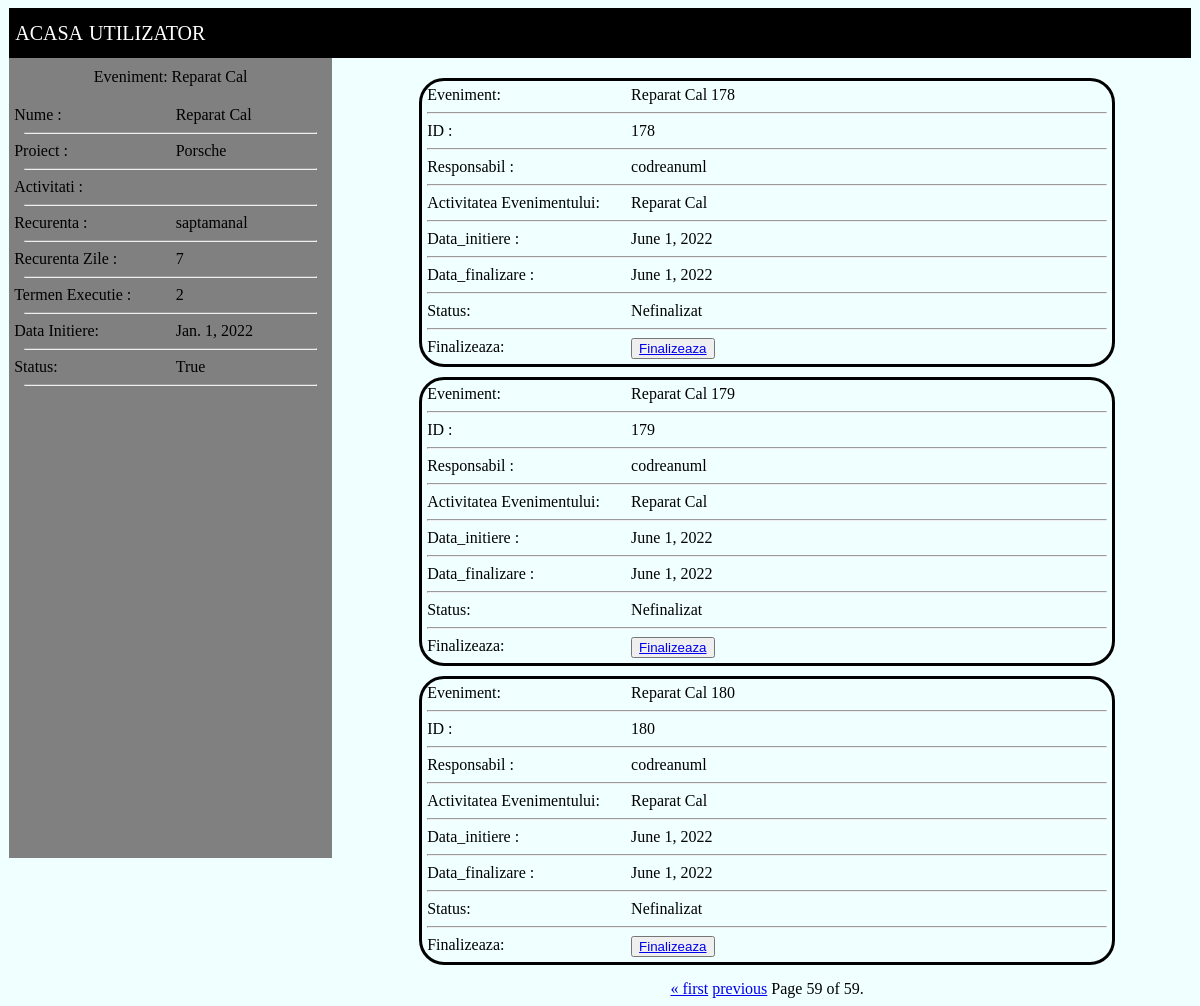
Page /events/eveniment_template/2/?page=59 (signed in) on the committed database.
### EVENTS/models.py (models this page shows)
class Eveniment_Template(models.Model):
	nume = models.CharField(max_length=100)
	proiect=models.ForeignKey(Proiect,related_name='evenimente',on_delete=models.CASCADE)
	activitati_necesare=models.TextField(max_length=300)
	CHOICES=[('saptamanal', 'saptamanal') , ('lunar','lunar') , ('anual','anual') , ('2ani','2ani') ]
	recurenenta=models.CharField(choices=CHOICES,max_length=100)
	recurenenta_zile=models.IntegerField()
	zile_executie=models.IntegerField()
	an_choice=[(2022,2022),(2023,2023),(2024,2024),(2025,2025),(2026,2026),]
	luna_choice=[(1,1),(2,2),(3,3),(4,4),(5,5),(6,6),(7,7),(8,8),(9,9),(10,10),(11,11),(12,12)]
	zi_choice=[(1,1),(2,2),(3,3),(4,4),(5,5),(6,6),(7,7),(8,8),(9,9),(10,10),(11,11),(12,12),(13,13),(14,14),(15,15),(16,16),(17,17),(18,18),(19,19),(20,20),(21,21),(22,22),(23,23),(24,24),(25,25),(26,26),(27,27),(28,28)]
	an_incepere=models.IntegerField(choices=an_choice)
	luna_incepere=models.IntegerField(choices=luna_choice)
	zi_incepere=models.IntegerField(choices=zi_choice)
	data_initiere=models.DateField(null=True)
	status=models.BooleanField()
	def __str__(self):
		return self.nume

class Eveniment(models.Model):
	responsabil=models.ForeignKey(User,related_name='eveniment_inst',on_delete=models.CASCADE)
	eveniment_template=models.ForeignKey(Eveniment_Template,related_name='eveniment_obj',on_delete=models.CASCADE)
	data_initiere=models.DateField()
	data_finalizare=models.DateField(blank=True)
	status=models.BooleanField() # 1 deschis si nefinalizat 2 deschis si finalizat
	class Meta :
		ordering=['data_finalizare']

### PROJECTS/models.py (models this page shows)
class Proiect (models.Model):
	nume=models.CharField(max_length=30,unique=True)
	id_proiect=models.IntegerField(unique=True)
	descriere=models.CharField(max_length=100)
	def __str__(self):
		return self.nume

### EVENTS/views.py (the view)
# urls.py: path('eveniment_template/<int:eveniment_pk>/',EVENTS_VIEWS.detalii_eveniment_template,name='detalii_eveniment_template'),
@login_required
def detalii_eveniment_template(request,eveniment_pk):
	eveniment_querry=Eveniment_Template.objects.get(pk=eveniment_pk)
	eveniment_querry_instances_req=Eveniment.objects.filter(eveniment_template=eveniment_querry)
	paginator = Paginator(eveniment_querry_instances_req, 3) # Show 25 contacts per page.
	page_number = request.GET.get('page')
	eveniment_querry_instances = paginator.get_page(page_number)
	return render(request,'EVENTS/datalii_eveniment_template.html',{'eveniment':eveniment_querry,'evenimente_instance':eveniment_querry_instances})

### templates/EVENTS/datalii_eveniment_template.html (shortened to what this page needs)
{% extends 'EVENTS/template.html' %}
{% block content %}
<div class="container_detalii_eveniment">
<div class="container_left_detalii_eveniment">
    <div class="nume">Eveniment: {{eveniment.nume}}</div>
    	<div class="row">
			<div class="col_nume">Nume : </div>
			<div class="col_nume_val">{{eveniment.nume}}</div>
		</div>
		<hr/>
		<div class="row">
			<div class="col_nume">Proiect : </div>
			<div class="col_nume_val">{{eveniment.proiect}}</div>
		</div>
		<hr/>
		<div class="row">
			<div class="col_nume">Activitati : </div>
		</div>
		<hr/>
		<div class="row">
			<div class="col_nume">Recurenta : </div>
			<div class="col_nume_val">{{eveniment.recurenenta}}</div>
		</div>
		<hr/>
		<div class="row">
			<div class="col_nume">Recurenta Zile : </div>
			<div class="col_nume_val">{{eveniment.recurenenta_zile}}</div>
		</div>
		<hr/>
		<div class="row">
			<div class="col_nume">Termen Executie : </div>
			<div class="col_nume_val">{{eveniment.zile_executie}}</div>
		</div>
		<hr/>
		<div class="row">
			<div class="col_nume">Data Initiere: </div>
			<div class="col_nume_val">{{eveniment.data_initiere}}</div>
		</div>
		<hr/>
		<div class="row">
			<div class="col_nume">Status: </div>
			<div class="col_nume_val">{{eveniment.status}}</div>
		</div>
		<hr/>
</div>
<div class="container_right_detalii_eveniment">
{% for eveniment in evenimente_instance %}
    <div class="container_prezentare_eveniment">
        <div class="row">
            <div class="col_nume">Eveniment:  </div>
            <div class="col_nume_val">{{eveniment.eveniment_template}} {{eveniment.pk}} </div>
        </div>
        <hr/>
        <div class="row">
            <div class="col_nume">ID : </div>
            <div class="col_nume_val">{{eveniment.pk}}</div>
        </div>
        <hr/>
        <div class="row">
            <div class="col_nume">Responsabil : </div>
            <div class="col_nume_val">{{eveniment.responsabil}}</div>
        </div>
        <hr/>
        <div class="row">
            <div class="col_nume">Activitatea Evenimentului: </div>
            <div class="col_nume_val">{{eveniment.eveniment_template}}</div>
        </div>
        <hr/>
        <div class="row">
            <div class="col_nume">Data_initiere : </div>
            <div class="col_nume_val">{{eveniment.data_initiere}}</div>
        </div>
        <hr/>
        <div class="row">
            <div class="col_nume">Data_finalizare : </div>
            <div class="col_nume_val">{{eveniment.data_finalizare}}</div>
        </div>
        <hr/>
         <div class="row">
            <div class="col_nume">Status: </div>
            {% if eveniment.status == 0 %}
            <div class="col_nume_val">Nefinalizat</div>
            {% else %}
            <div class="col_nume_val">Finalizat</div>
            {% endif %}
        </div>
        <hr/>
        {% if eveniment.status == 0 %}
        <div class="row">
            <div class="col_nume">Finalizeaza:</div>
        <div class="col_nume_val">
                <button class="button_finalizeaza" ><a href="{% url 'EVENTS:finalizeaza_eveniment' eveniment.pk %}" >Finalizeaza</a></button>
        </div>
        </div>
         {% endif %}
</div>
{% endfor %}
<div class="pagination">
    <span class="step-links">
        {% if evenimente_instance.has_previous %}
            <a href="?page=1">&laquo; first</a>
            <a href="?page={{ evenimente_instance.previous_page_number }}">previous</a>
        {% endif %}
        <span class="current">
            Page {{ evenimente_instance.number }} of {{ evenimente_instance.paginator.num_pages }}.
        </span>
    </span>
</div>
</div>
</div>
{% endblock %}

### static/css/EVENTS/style.css (style rules this page uses)
body { background-color: #F0FFFF; }
.container_detalii_eveniment { display: flex; flex-direction: row; font-size: 16px; }
.container_left_detalii_eveniment { margin-left: 0.1vw; height: 100vh; width: 450px; background-color: grey; display: flex; flex-direction: column; }
.container_left_detalii_eveniment .nume { margin-top: 10px; width: 100%; display: flex; justify-content: center; margin-bottom: 20px; }
.container_left_detalii_eveniment .row { width: 100%; display: flex; justify-content:center; align-items: center; margin-left: 5px; }
.container_left_detalii_eveniment .row .col_nume { width: 50%; display: flex; justify-content:left; align-items: center; }
.container_left_detalii_eveniment .row .col_nume_val { width: 50%; display: flex; justify-content:left; align-items: center; }
.container_left_detalii_eveniment hr { width: 90%; }
.container_right_detalii_eveniment { width: 100%; margin-top: 10px; padding-left: 10px; display: flex; flex-direction: column; justify-content:left; align-items: center; }
.container_right_detalii_eveniment .container_prezentare_eveniment { width: 80%; border-style: solid; border-size: 2x; border-color: black; border-radius: 25px; margin-top: 10px; padding: 5px; }
.container_right_detalii_eveniment .container_prezentare_eveniment .row { width: 100%; display: flex; justify-content: center; }
.container_right_detalii_eveniment .container_prezentare_eveniment .col_nume { width: 30%; }
.container_right_detalii_eveniment .container_prezentare_eveniment .col_nume_val { width: 70%; }
.pagination { margin-top: 15px; }

### rows in the picture
Eveniment_Template: nume "Reparat Cal", proiect "Porsche", recurenenta "saptamanal", recurenenta_zile "7", zile_executie "2", data_initiere "Jan. 1, 2022", status "True"
Eveniment: eveniment_template "Reparat Cal", pk "178", responsabil "codreanuml", data_initiere "June 1, 2022", data_finalizare "June 1, 2022", status "Nefinalizat", shows "Finalizeaza:"
Eveniment: eveniment_template "Reparat Cal", pk "179", responsabil "codreanuml", data_initiere "June 1, 2022", data_finalizare "June 1, 2022", status "Nefinalizat", shows "Finalizeaza:"
Eveniment: eveniment_template "Reparat Cal", pk "180", responsabil "codreanuml", data_initiere "June 1, 2022", data_finalizare "June 1, 2022", status "Nefinalizat", shows "Finalizeaza:"

### other values in the picture
{{ evenimente_instance.number }} "59"
{{ evenimente_instance.paginator.num_pages }} "59"
